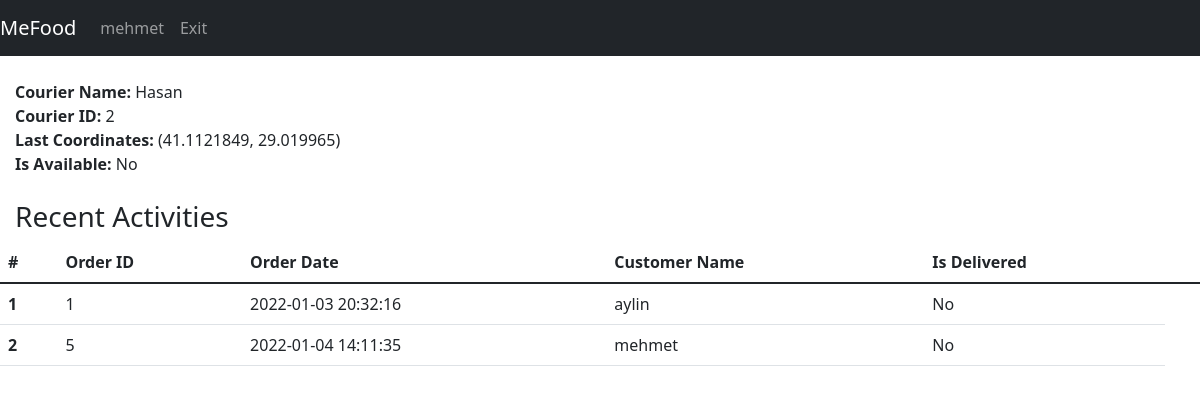
/courierDetail?courier=2 (signed in), run on an earlier commit of the app's database.
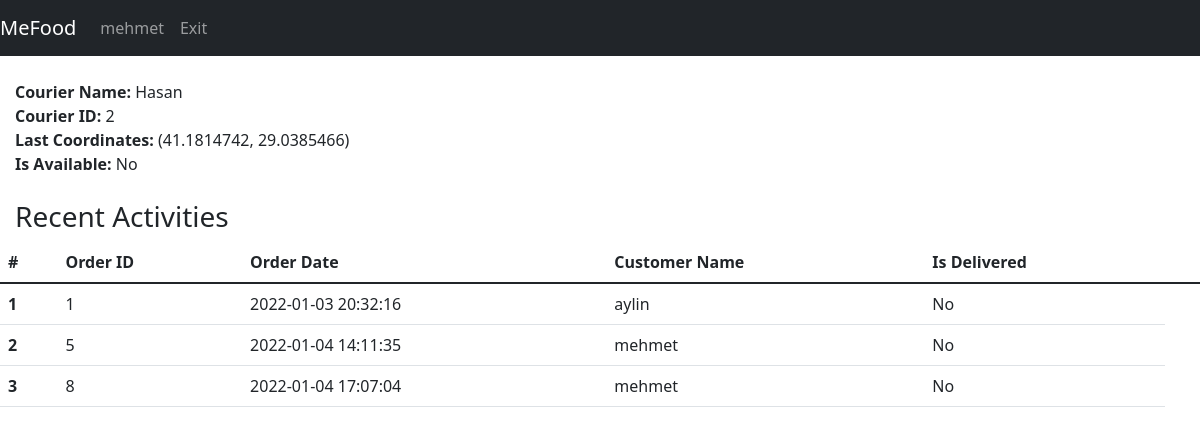
And on a later commit of the database.
### tables this page shows
CREATE TABLE couriers(id INTEGER PRIMARY KEY,name TEXT,is_available TEXT,lat REAL,lng, orderId int REFERENCES foodOrder(id) ON UPDATE CASCADE);

CREATE TABLE users(username TEXT PRIMARY KEY,email TEXT,password TEXT,user_type INTEGER, address Text, lat REAL , lng REAL, registred_date Date DEFAULT (datetime('now','localtime')));

CREATE TABLE foodOrder(id INTEGER PRIMARY KEY,content TEXT,orderDate Date DEFAULT (datetime('now','localtime')),totalPrice REAL, is_delivered INTEGER DEFAULT(0), is_reviewed INTEGER DEFAULT(0), restaurantId INTEGER, courierID int REFERENCES couriers(id) ON UPDATE CASCADE, userUserName varchar(30) REFERENCES users(username) ON UPDATE CASCADE, FOREIGN KEY(restaurantId) REFERENCES restaurant(id));

### app.py (the view)
@app.route("/courierDetail", methods=["GET"])
def courierDetail():
    with sqlite3.connect(DATABASE) as database:
        cursor = database.cursor()
    couirerID = request.args.get('courier', default=1, type=int)
    command = "SELECT count(*) FROM foodOrder WHERE foodOrder.courierID ="+str(couirerID)
    cursor.execute(command)
    totalCourierOrder = int(cursor.fetchall()[0][0])
    if totalCourierOrder == 0:
        cursor.execute("SELECT couriers.id,  couriers.name, is_available, couriers.lat, couriers.lng FROM couriers WHERE couriers.id = (?)", (couirerID,))
        query = cursor.fetchall()
        print("Detail:",query)
    else:
        cursor.execute("SELECT couriers.id, couriers.name, is_available, couriers.lat, couriers.lng, foodOrder.is_delivered, foodOrder.orderDate, users.username, foodOrder.id "
                       "FROM couriers INNER JOIN users,foodOrder ON couriers.id = (?) and foodOrder.courierID = (?) and foodOrder.userUserName = users.username", (couirerID,couirerID))
        query = cursor.fetchall()
        print("Detail:",query)
    return render_template("admin/list_operations/courier_detail.html", username=session["username"], data=query, totalOrder=totalCourierOrder)

### templates/admin/list_operations/courier_detail.html (shortened to what this page needs)
{% extends 'base.html' %}
{% block navbar %}
<nav class="navbar navbar-expand-lg navbar-dark bg-dark">
    <a class="navbar-brand" href="#">MeFood</a>
    <div class="collapse navbar-collapse" id="navbarNav">
        <ul class="navbar-nav">
          <li class="nav-item active"><a class="nav-link" href="/">{{username}}</a></li>
          <li class="nav-item active"><a class="nav-link" href="/exit">Exit</a></li>
        </ul>
    </div>
</nav>
{% endblock %}
{% block body %}
    <div style="padding-left: 15px">
        <br>
        <b>Courier Name: </b>{{ data[0][1] }}<br>
        <b>Courier ID: </b>{{ data[0][0] }}<br>
        <b>Last Coordinates: </b>({{ data[0][3] }}, {{ data[0][4] }})<br>
        <b>Is Available: </b>
        {% if data[0][2] == '0' %}
            No
        {% else %}
            Yes
        {% endif %}
    </div><br>
    {% if totalOrder != 0 %}
        <div style="padding-left: 15px">
            <h3>Recent Activities</h3>
        </div>
        <table class="table">
          <thead class="thead-dark">
            <tr>
                <th scope="col">#</th>
                <th scope="col">Order ID</th>
                <th scope="col">Order Date</th>
                <th scope="col">Customer Name</th>
                <th scope="col">Is Delivered</th>
                <th scope="col"></th>
            </tr>
          </thead>
          <tbody>
            {%for i in range(data|length)%}
                    <tr>
                      <th scope="row">{{ i+1 }}</th>
                      <td>{{ data[i][8] }}</td>
                      <td>{{ data[i][6] }}</td>
                      <td>{{ data[i][7] }}</td>
                        {% if data[i][2] == '0' %}
                            <td>No</td>
                        {% else %}
                            <td>Yes</td>
                        {% endif %}
                    </tr>
            {%endfor%}
          </tbody>
        </table>
    {% else %}
        <div style="padding-left: 15px">
            <h5>Courier Does Not Have Any Previous Order</h5>
        </div>
    {% endif %}
{% endblock %}

What changed in the data, as far as the page shows it:
changed couriers "Hasan": lat "41.1121849" → "41.1814742"; lng "29.019965" → "29.0385466"
added foodOrder: id "8", orderDate "2022-01-04 17:07:04"
Also different on the page:
new list line: "3 No"
new list line: "mehmet"
